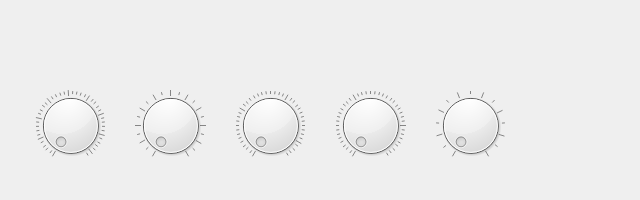
<?xml version="1.0" encoding="UTF-8"?>
<ui version="4.0">
 <class>MainWindow</class>
 <widget class="QWidget" name="MainWindow">
  <property name="geometry">
   <rect>
    <x>0</x>
    <y>0</y>
    <width>640</width>
    <height>200</height>
   </rect>
  </property>
  <property name="minimumSize">
   <size>
    <width>640</width>
    <height>200</height>
   </size>
  </property>
  <property name="maximumSize">
   <size>
    <width>640</width>
    <height>200</height>
   </size>
  </property>
  <property name="windowTitle">
   <string>MainWindow</string>
  </property>
  <property name="styleSheet">
   <string notr="true"/>
  </property>
  <widget class="QWidget" name="centralWidget">
   <property name="minimumSize">
    <size>
     <width>640</width>
     <height>200</height>
    </size>
   </property>
   <property name="maximumSize">
    <size>
     <width>640</width>
     <height>200</height>
    </size>
   </property>
   <property name="styleSheet">
    <string notr="true">QWidget#centralWidget {
	background-image: url(:/images/Background);
}</string>
   </property>
   <widget class="QDial" name="threshold">
    <property name="geometry">
     <rect>
      <x>20</x>
      <y>90</y>
      <width>101</width>
      <height>71</height>
     </rect>
    </property>
    <property name="minimum">
     <number>-70</number>
    </property>
    <property name="maximum">
     <number>12</number>
    </property>
    <property name="value">
     <number>-70</number>
    </property>
    <property name="notchTarget">
     <double>2.000000000000000</double>
    </property>
    <property name="notchesVisible">
     <bool>true</bool>
    </property>
   </widget>
   <widget class="QDial" name="attack">
    <property name="geometry">
     <rect>
      <x>130</x>
      <y>90</y>
      <width>81</width>
      <height>71</height>
     </rect>
    </property>
    <property name="maximum">
     <number>500</number>
    </property>
    <property name="pageStep">
     <number>50</number>
    </property>
    <property name="notchTarget">
     <double>25.000000000000000</double>
    </property>
    <property name="notchesVisible">
     <bool>true</bool>
    </property>
   </widget>
   <widget class="QDial" name="hold">
    <property name="geometry">
     <rect>
      <x>230</x>
      <y>90</y>
      <width>81</width>
      <height>71</height>
     </rect>
    </property>
    <property name="minimum">
     <number>5</number>
    </property>
    <property name="maximum">
     <number>3000</number>
    </property>
    <property name="pageStep">
     <number>300</number>
    </property>
    <property name="notchTarget">
     <double>25.000000000000000</double>
    </property>
    <property name="notchesVisible">
     <bool>true</bool>
    </property>
   </widget>
   <widget class="QDial" name="decay">
    <property name="geometry">
     <rect>
      <x>330</x>
      <y>90</y>
      <width>81</width>
      <height>71</height>
     </rect>
    </property>
    <property name="minimum">
     <number>5</number>
    </property>
    <property name="maximum">
     <number>4000</number>
    </property>
    <property name="pageStep">
     <number>400</number>
    </property>
    <property name="notchTarget">
     <double>25.000000000000000</double>
    </property>
    <property name="notchesVisible">
     <bool>true</bool>
    </property>
   </widget>
   <widget class="QDial" name="range">
    <property name="geometry">
     <rect>
      <x>430</x>
      <y>90</y>
      <width>81</width>
      <height>71</height>
     </rect>
    </property>
    <property name="minimum">
     <number>-90</number>
    </property>
    <property name="maximum">
     <number>-20</number>
    </property>
    <property name="value">
     <number>-90</number>
    </property>
    <property name="notchTarget">
     <double>5.000000000000000</double>
    </property>
    <property name="notchesVisible">
     <bool>true</bool>
    </property>
   </widget>
   <widget class="QPushButton" name="bypass">
    <property name="enabled">
     <bool>true</bool>
    </property>
    <property name="geometry">
     <rect>
      <x>520</x>
      <y>69</y>
      <width>100</width>
      <height>111</height>
     </rect>
    </property>
    <property name="mouseTracking">
     <bool>false</bool>
    </property>
    <property name="focusPolicy">
     <enum>Qt::NoFocus</enum>
    </property>
    <property name="acceptDrops">
     <bool>false</bool>
    </property>
    <property name="styleSheet">
     <string notr="true">QPushButton#bypass {
	background: none;
	border: none;
	padding: 0;
}
/*
QPushButton#bypass:pressed {
	padding: 0;
}
QPushButton#bypass:active {
	padding: 0;
}
*/</string>
    </property>
    <property name="text">
     <string/>
    </property>
    <property name="icon">
     <iconset resource="resursas.qrc">
      <normaloff>:/images/Bypass Off</normaloff>
      <normalon>:/images/Bypass On</normalon>:/images/Bypass Off</iconset>
    </property>
    <property name="iconSize">
     <size>
      <width>100</width>
      <height>100</height>
     </size>
    </property>
    <property name="checkable">
     <bool>true</bool>
    </property>
   </widget>
  </widget>
 </widget>
 <layoutdefault spacing="6" margin="11"/>
 <resources>
  <include location="resursas.qrc"/>
 </resources>
 <connections/>
</ui>
